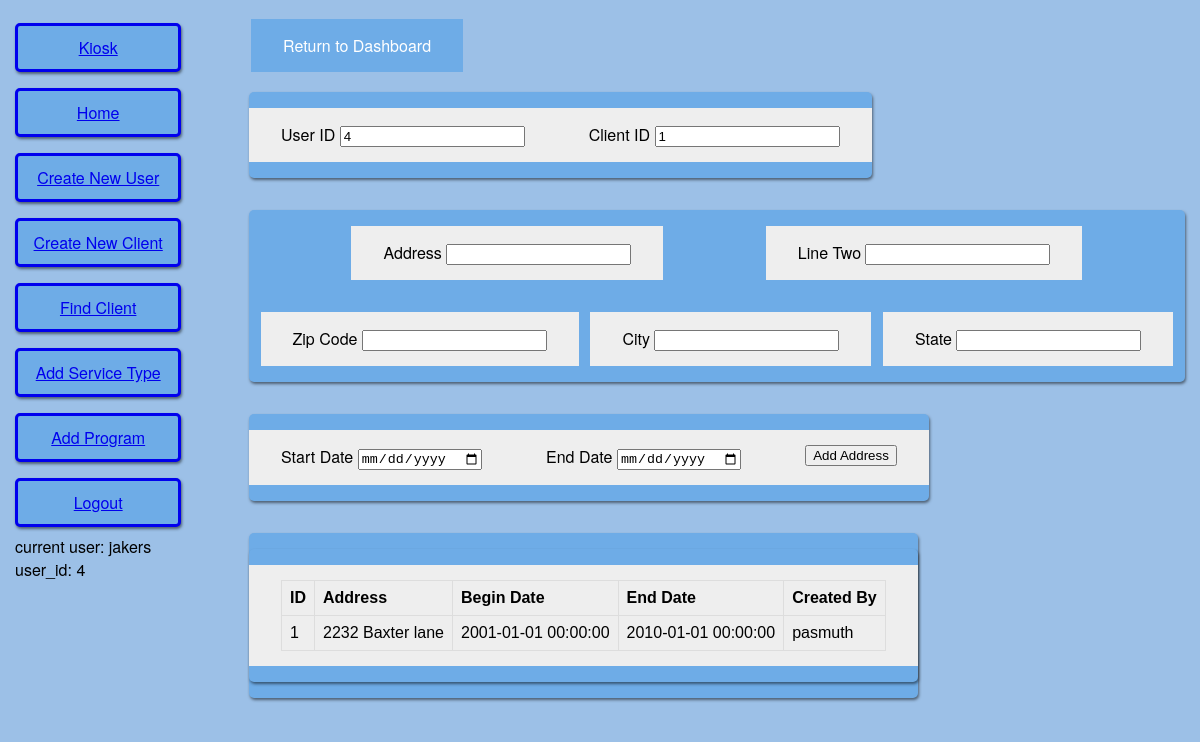
The app's page /add_address_1 (signed in) with its own data.
### app/models.py (models this page shows, shortened)
class User(UserMixin, db.Model):
	id = db.Column(db.Integer, primary_key = True)
	username = db.Column(db.String(64), index = True, unique = True)
	email = db.Column(db.String(120), index = True, unique = True)
	password_hash = db.Column(db.String(128))

class ClientAddress(db.Model):
	id = db.Column(db.Integer, primary_key = True)
	address = db.Column(db.String(50))
	address_2 = db.Column(db.String(50))
	city = db.Column(db.String(30))
	state = db.Column(db.String(30))
	zipcode = db.Column(db.String(5))
	start_date = db.Column(db.DateTime)
	end_date = db.Column(db.DateTime)
	client_id = db.Column(db.Integer, db.ForeignKey('client.id'))
	created_date = db.Column(db.DateTime, index = True, default = datetime.utcnow)
	created_by = db.Column(db.Integer, db.ForeignKey('user.id'))
	user = db.relationship('User', uselist = False)

### app/routes.py (the view)
@app.route('/add_<record_type>', methods = ['GET','POST'])
def add_record(record_type):
	record_class = globals()[record_type]
	record_form = globals()['Create'+record_type]
	instance = record_form()
	records = record_class.query.all()
	if instance.validate_on_submit():
		instance.execute_transaction()
		return redirect(url_for('add_record', record_type = record_type))
	return render_template('add_record.html', title = instance.form_title, form = instance, data = records)

### app/forms.py (shortened to what this page needs)
class CreateClientAddress(FlaskForm):
	form_title = 'Add Address'
	created_by = IntegerField('User ID', validators = [DataRequired()])
	client_id = IntegerField('Client ID', validators = [DataRequired()])
	address = StringField('Address', validators = [DataRequired()])
	address_2 = StringField('Line Two', validators = [Optional()])
	zipcode = StringField('Zip Code', validators = [DataRequired()])
	city = StringField('City', validators = [DataRequired()])
	state = StringField('State', validators = [DataRequired()])
	start_date = DateField('Start Date', format = '%Y-%m-%d', validators = [DataRequired()])
	end_date = DateField('End Date', format = '%Y-%m-%d', validators = [DataRequired()])
	submit = SubmitField('Add Address')

### app/models.py (called while the page is built)
@login.user_loader
def load_user(id):
	return User.query.get(int(id))

### app/routes.py (called while the page is built)
@app.route('/add_address_<clientid>', methods = ['GET','POST'])
def add_address(clientid):
	history = ClientAddress.query.filter(ClientAddress.client_id == clientid).all()
	prefill = {'client_id':clientid,'created_by':current_user.id}
	form = CreateClientAddress(data = prefill)
	if form.validate_on_submit():
		form.execute_transaction()
		return redirect(url_for('add_address', clientid=clientid))
	return render_template('add_address.html', title = form.form_title, form = form, data = history, cid = clientid)

### app/templates/add_address.html (shortened to what this page needs)
{% extends "base.html" %}
{% block content %}
<form action="" method="post">
   <div class="formFields readonly">
        <div class="formElement">
            {{ form.created_by.label }}
            {{ form.created_by(readonly=True) }}
        </div>
        <div class="formElement">
            {{ form.client_id.label }}
            {{ form.client_id(readonly=True) }}
        </div>
   </div>
   <div class="formFields">
        <div class="formElement">
            {{ form.address.label }}
            {{ form.address }}
        </div>
        <div class="formElement">
            {{ form.address_2.label }}
            {{ form.address_2 }}
        </div>
        <div class="formElement">
            {{ form.zipcode.label }}
            {{ form.zipcode }}
        </div>
        <div class="formElement">
            {{ form.city.label }}
            {{ form.city }}
        </div>
        <div class="formElement">
            {{ form.state.label }}
            {{ form.state }}
        </div>
   </div>
   <div class="formFields">
        <div class="formElement">
            {{ form.start_date.label }}
            {{ form.start_date }}
        </div>
        <div class="formElement">
            {{ form.end_date.label }}
            {{ form.end_date }}
        </div>
        <div class="formElement">
            {{ form.submit }}
        </div>
   </div>
</form>
<div class="formFields">
<div class="showRecord">
        <div class="formElement">
            <table>
                <tr>
                    <th>ID</th>
                    <th>Address</th>
                    <th>Begin Date</th>
                    <th>End Date</th>
                    <th>Created By</th>
                </tr>
                {% for d in data %}
                <tr>
                    <td>{{ d.id }}</td>
                    <td>{{ d.address }}</td>
                    <td>{{ d.start_date }}</td>
                    <td>{{ d.end_date }}</td>
                    <td>{{ d.user.username }}</td>
                </tr>
                {% endfor %}
            </table>
        </div>
    </div>
</div>
{% endblock %}

### app/templates/base.html (shortened to what this page needs)
<html>
    <head>
      <link rel="stylesheet" href="{{ url_for('static', filename = 'styles/main.css') }}">
    </head>
    <body>
        <div class="row">
          <div class="leftColumn">
            {% if current_user.is_anonymous %}
            <a class="header_button" href="{{ url_for('login') }}">Login</a>
            {% else %}
            <a class="header_button" href="{{ url_for('client_checkin') }}">Kiosk</a>
            <a class="header_button" href="{{ url_for('index') }}">Home</a>
            <a class="header_button" href="{{ url_for('render_form', form = 'RegistrationForm') }}">Create New User</a>
            <a class="header_button" href="{{ url_for('create_client') }}">Create New Client</a>
            <a class="header_button" href="{{ url_for('view_clients', client_data = 'None') }}">Find Client</a>
            <a class="header_button" href="{{ url_for('add_record', record_type = 'ServiceType') }}">Add Service Type</a>
            <a class="header_button" href="{{ url_for('add_record', record_type = 'Program') }}">Add Program</a>
            <a class="header_button" href="{{ url_for('logout') }}">Logout</a>
            current user: {{ current_user.username }} <br>
            user_id: {{ current_user.id }} <br>
            {% endif %}
          </div>
          <div class="rightColumn">
            {% if cid %}
            <a class="button" href="{{ url_for('client_dashboard', clientid = cid) }}">Return to Dashboard</a>
            {% endif %}
            {% block content %}{% endblock %}
          </div>
        </div>
    </body>
</html>

### app/static/styles/main.css (style rules this page uses)
body { margin: 0; padding: 0; font-family: "Helvetica Neue", Helvetica, Arial, sans-serif; color: #000000; padding: 15px; background: #9cc0e7; }
table { font-family: arial, sans-serif; border-collapse: collapse; }
td { border: 1px solid #dddddd; text-align: left; padding: 8px; }
th { border: 1px solid #dddddd; background-color: #EEEEEE; text-align: left; padding: 8px; }
.row:after { content: ""; display: table; clear: both; }
.formElement { padding: 15px 32px; background: #EEEEEE; margin: 1em 0; display: inline-block; text-align: center; font-size: 16px; cursor: pointer; }
.button { background: #6EACE7; border: none; color: white; padding: 15px 32px; text-align: center; text-decoration: none; display: inline-block; font-size: 16px; margin: 4px 2px; cursor: pointer; }
.formFields { float: left; display: flex; flex-wrap: wrap; align-content: space-around; justify-content: space-evenly; background: #6EACE7; margin: 1em 0; box-shadow: 1px 2px 3px rgba(0,0,0,.5); border-radius: 5px; }
.showRecord { float: center; display: flex; flex-wrap: wrap; align-content: space-around; justify-content: space-evenly; background: #6EACE7; margin: 1em 0; box-shadow: 1px 2px 3px rgba(0,0,0,.5); border-radius: 5px; }
.leftColumn { float: left; width: 15%; display: flex; flex-wrap: wrap; align-content: space-around }
.rightColumn { float: right; width: 80%; }
.header_button { border: solid; padding: 10px 10px; text-align: center; background-color: #6EACE7; width: 80%; float: left; margin: .5em 0; box-shadow: 1px 2px 3px rgba(0,0,0,.5); border-radius: 5px; }

### records on screen
User: username "jakers", id "4"
ClientAddress: id "1", address "2232 Baxter lane", start_date "2001-01-01 00:00:00", end_date "2010-01-01 00:00:00", user.username "pasmuth"
